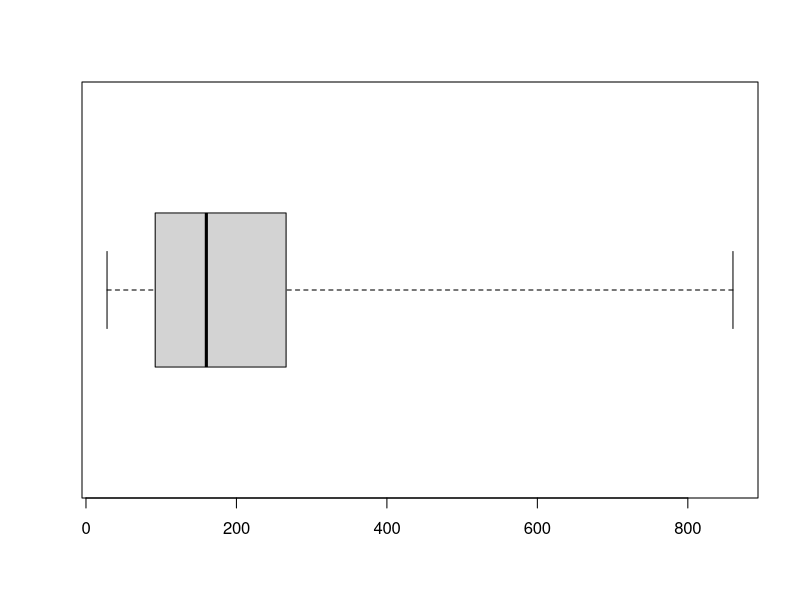
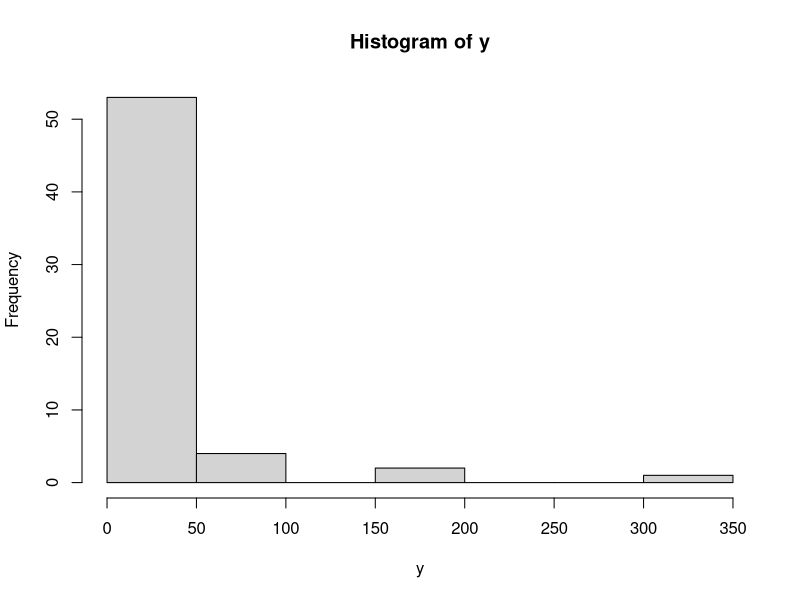

These figures' R source, in order:
# 1.
x <- c(67, 153, 172, 108, 60, 105, 85, 160, 130, 210, 38, 95, 52, 78, 110, 390, 44, 145, 168, 93, 65, 290, 200, 150, 140, 150, 250, 400, 45, 47, 93, 340, 406, 45, 90, 82, 130, 160, 640, 140, 31, 70, 96, 158, 172, 106, 137, 169, 120, 580, 87, 290, 150, 610, 120, 110, 80, 77, 180, 76, 61, 41, 440, 210, 120, 84, 270, 490, 520, 100, 103, 216, 158, 141, 220, 240, 28, 230, 160, 560, 310, 480, 130, 410, 223, 526, 75, 65, 158, 72, 220, 670, 540, 220, 190, 350, 220, 320, 86, 181, 319, 177, 226, 63, 160, 480, 36, 240, 200, 140, 260, 310, 58, 87, 82, 107, 183, 58, 160, 170, 280, 590, 150, 180, 160, 240, 112, 300, 535, 201, 183, 120, 780, 510, 200, 420, 53, 120, 170, 88, 52, 217, 157, 87, 48, 130, 70, 410, 190, 150, 230, 170, 130, 110, 165, 312, 159, 145, 67, 69, 150, 66, 860, 460, 190, 250, 40, 71, 91, 250, 163, 115, 175, 230, 160, 320, 78, 380, 520, 71, 180, 96, 189, 262, 830, 307, 550, 100, 700, 180, 170, 62, 130, 470, 150, 140, 85, 68, 161, 153, 118, 38, 500, 560, 180, 34, 56, 800, 390, 34, 150, 99, 213, 360, 28, 300, 190, 220, 680, 280, 460, 400, 96, 210, 120, 270, 87, 43, 59, 73, 200, 83, 500, 58, 110, 30, 43, 280, 293, 804, 150, 122, 110, 120, 150, 470, 200, 290, 560, 250, 340, 100 )
mean(x)   #mean = average
sd(x)   #standard deviation
median(x) #mid point
min(x) #smallest
max(x) #biggest
quantile(x, probs = c(.75,.50,.14))  #percentage ex. 75% 50% 14%
boxplot(x, horizontal=T, range=0) #box and whisker plot


#define function to calculate mode
find_mode <- function(x) {
  u <- unique(x)
  tab <- tabulate(match(x, u))
  u[tab == max(tab)]
}

# 2.
y <- c(12.0, 31.0, 31.0, 19.0, 10.0, 32.0, 25.0, 29.0, 26.0, 57.0, 20.0, 47.0, 57.0, 7.7, 38.0, 13.0, 15.0, 31.0, 6.0, 28.0, 23.0, 24.0, 5.6, 14.0, 33.0, 19.0, 9.0, 23.0, 55.0, 9.0, 13.0, 21.0, 7.0, 8.0, 15.0, 11.0, 41.0, 9.0, 40.0, 26.0, 11.0, 12.0, 3.0, 16.0, 41.0, 39.0, 17.0, 18.0, 19.0, 23.0, 10.0, 6.0, 45.0, 3.0, 19.0, 13.0, 72.0, 200.0, 320.0, 180.0 )
find_mode(y)  #mode or use table
mean(y)  #mean = average
var(y)   #variance
quantile(y, probs = c(.75,.50)) #75% , 50%
quantile(y, probs = c(.16,.92)) #16% , 92%
mode(y) #mid point
table(y) #19 table for mode
hist(y) #histogram plot